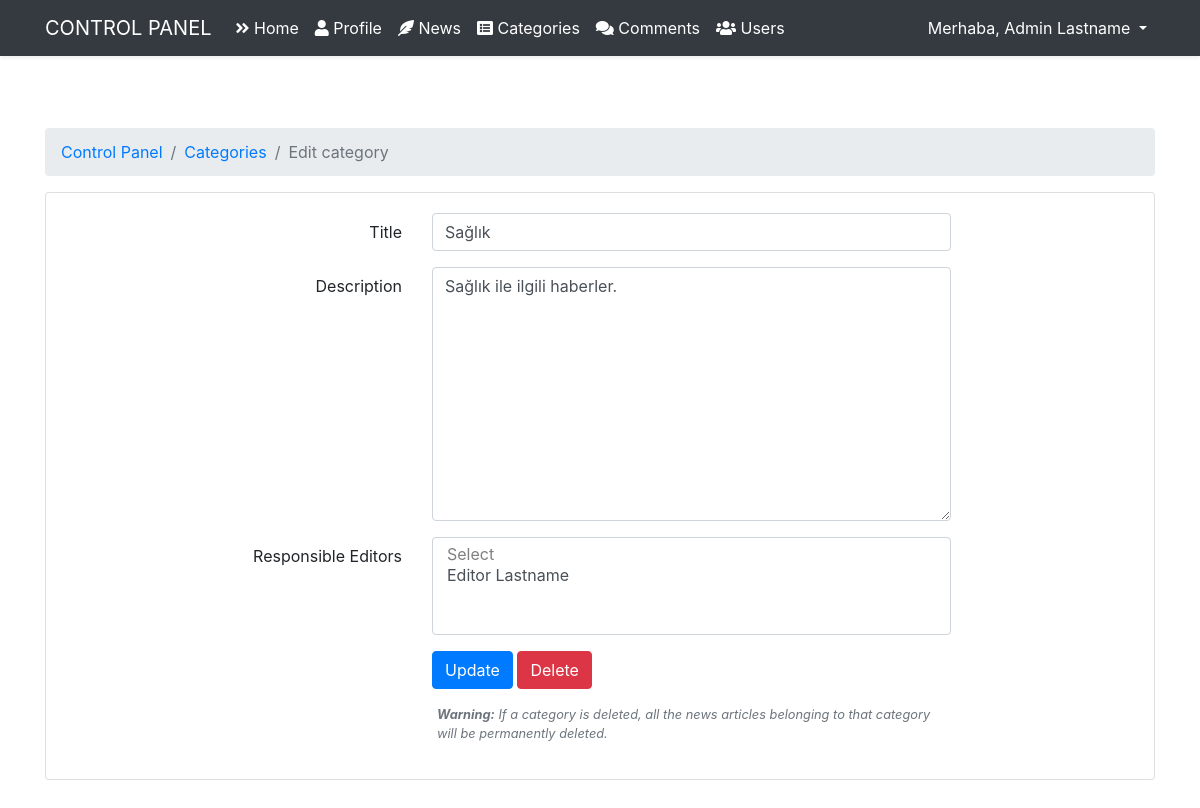
The app's page /admin/category/edit?id=2 (signed in), older data.
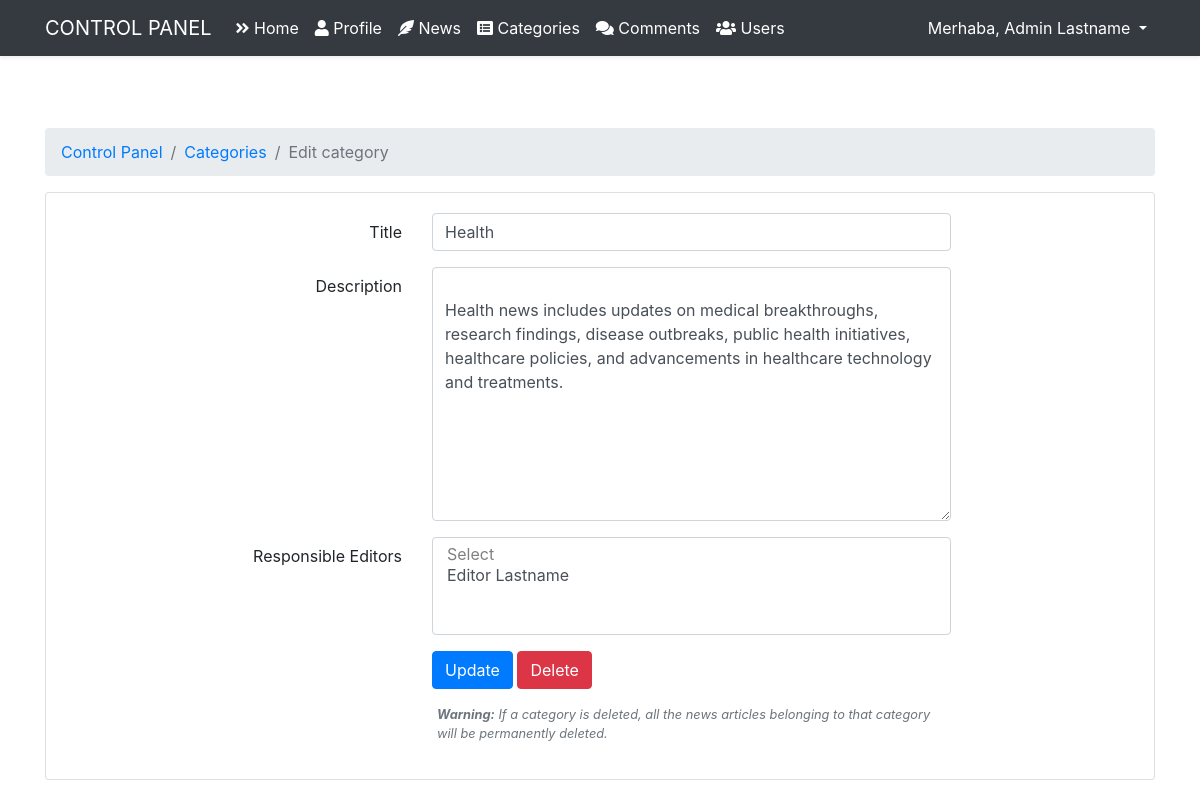
The same page, newer data.
### tables this page shows
CREATE TABLE `categories` (
  `id` int(11) NOT NULL,
  `name` varchar(255) NOT NULL,
  `description` varchar(255) NOT NULL
);

### core/Router.php (called while the page is built, shortened)
<?php
class Router
{
    public Request $request;
    protected array $routes = [];
    public function __construct(Request $request)
    {
        $this->request = $request;
    }
    public function get($path, $callback)
    {
        $this->routes['get'][$path] = $callback;
    }
    public function post($path, $callback)
    {
        $this->routes['post'][$path] = $callback;
    }
    public function resolve()
    {
        $path = $this->request->getPath();
        $method = $this->request->method();
        $callback = $this->routes[$method][$path] ?? false;
        if (is_array($callback)) {
            $controller = new $callback[0]();
            $controller->action = $callback[1];
            $callback[0] = $controller;
        }
        return call_user_func($callback, $this->request);
    }
    public function view(string $view, ?string $title = null, array $data = [])
    {
        require_once __DIR__ . "/../resources/views/$view.php";
        return ob_get_clean();
    }
}

### core/Controller.php (called while the page is built, shortened)
<?php
abstract class Controller
{
    public static function view(string $view, ?string $title = null, array $data = [])
    {
        return Application::$app->router->view($view, $title, $data);
    }
}

### app/Controllers/Admin/CategoryController.php (called while the page is built, shortened)
<?php
class CategoryController extends Controller
{
    public function edit(Request $request)
    {
        $id = $request->getBody()['id'] ?? null;
        $category = Category::where([
            'id'    => $id
        ]);
        $category = $category[0];
        return $this->view('auth/admin/category-edit', 'Edit category', compact('category',  'users'));
    }
}

### public/index.php (called while the page is built, shortened)
<?php
$app = new Application();
$app->run();

### core/DB.php (called while the page is built, shortened)
<?php
class DB
{
    public static function connection()
    {
        $env = parse_ini_file(__DIR__ . '/../.env');
        $host = $env['DB_HOST'];
        $database = $env['DB_DATABASE'];
        $username = $env['DB_USERNAME'];
        $password = $env['DB_PASSWORD'];
        try {
            $dsn = "mysql:host=$host; dbname=$database;";
            $pdo = new PDO($dsn, $username, $password);
            return $pdo;
        } catch (PDOException $e) {
            echo "Database error " . $e->getMessage();
            Logger::emergency('Failed to connect to the database.', [false]);
            exit();
        }
    }
    public static function where($table, array $values)
    {
        $section = '';
        $is_first = true;
        foreach ($values as $column => $value) {
            $section .= $is_first ? "$column = :$column" : " and $column = :$column";
            $is_first = false;
        }
        $db = self::connection();
        $stm = $db->prepare("SELECT * FROM $table WHERE $section");
        foreach ($values as $column => $value) {
            $stm->bindValue(":$column", $value);
        }
        $stm->execute();
        return $stm->fetchAll(PDO::FETCH_ASSOC);
    }
}

### core/Model.php (called while the page is built, shortened)
<?php
abstract class Model
{
    public static function where(array $values) {
        $table = static::$table;
        return DB::where($table, $values);
    }
}

### resources/views/auth/admin/category-edit.php (the view, shortened to what the changed rows need)
<?php use Core\Session;
require __DIR__ . '/layouts/header.php';?>
    <div class="container">
        <div class="row justify-content-center py-5">
            <div class="col-md-12">
                <div class="card">
                    <div class="card-body">
                        <form action="" method="POST">
                            <div class="form-group row">
                                <div class="col-md-6">
                                    <input id="name" type="text" class="form-control" name="name" required autocomplete="name" value="<?= $category['name'] ?>">
                                </div>
                            </div>
                            <div class="form-group row">
                                <div class="col-md-6">
                                    <textarea name="description" class="form-control" id="" cols="30" rows="10" required><?= $category['description'] ?></textarea>
                                </div>
                            </div>
                        </form>
                    </div>
                </div>
            </div>
        </div>
    </div>
<?php require __DIR__ . '/layouts/footer.php';?>

Row changes from the older to the newer data that the page shows:
changed categories: name "Sağlık" → "Health"; description "Sağlık ile ilgili haberler." → "Health news includes updates on medical breakthroughs, research findings, disease outbreaks, public health initiatives, healthcare policies, and advancements in healthcare technology and treatments."
